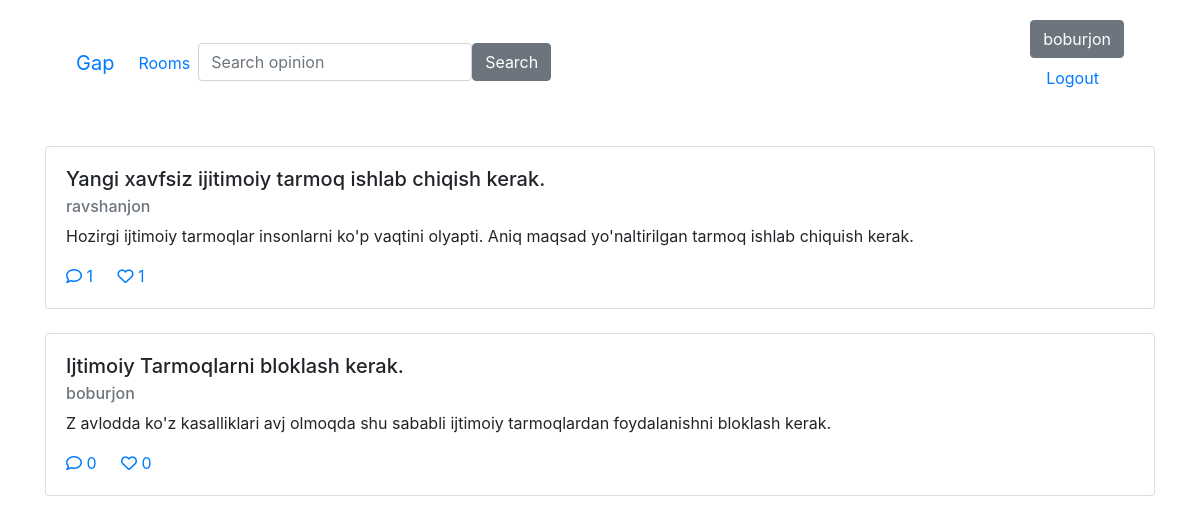
Screenshot of /gap/room/1 (signed in) with the database file from the repository.
### apps/gap/models.py (models this page shows, shortened)
class Opinion(AbstractModel):
    room = ForeignKey(Room, CASCADE, 'opinions')
    title = CharField(max_length=256)
    body = TextField()
    author = ForeignKey(User, CASCADE, 'opinions')
    @property
    def like_count(self):
        return self.opinionlike_set.count()

### apps/gap/views.py (the view)
# urls.py: path('room/<pk>', RoomDetailView.as_view(), name='room'),
class RoomDetailView(View):
    def get(self, request, pk):
        room = Room.objects.get(pk=pk)
        opinions = sorted(Opinion.objects.filter(room=room), key=lambda o: o.like_count, reverse=True)
        context = {
            "room": room,
            "opinions": opinions
        }
        return render(request, "gap/opinoins.html", context=context)

### apps/gap/templatetags/check_opinion_like.py (called while the page is built)
def check_like(opnion, user):
    return OpinionLike.objects.filter(opinion=opnion, user=user).exists()

### apps/gap/templates/gap/opinoins.html
{% extends 'base.html' %}
{% load check_opinion_like %}
{% block body %}
    {% for opinion in opinions %}
        {% include 'gap/comment-cart.html' %}
    {% endfor %}
{% endblock %}

### templates/base.html (shortened to what this page needs)
<!doctype html>
<html lang="en">
<head>
    <link rel="stylesheet" href="https://cdn.jsdelivr.net/npm/bootstrap@4.0.0/dist/css/bootstrap.min.css"
>
</head>
<body>
<div class="container">
    <nav class="navbar navbar-expand-lg bg-body-tertiary mt-1">
        <div class="container-fluid">
            <a class="navbar-brand" href="{% url 'landing_page' %}">Gap</a>
            <div class="collapse navbar-collapse" id="navbarSupportedContent">
                <ul class="navbar-nav me-auto mb-2 mb-lg-0">
                    <li class="nav-item">
                        <a class="nav-link active" aria-current="page" href="{% url 'gap:rooms' %}">Rooms</a>
                    </li>
                    <li>
                        <form action="{% url 'gap:search-opinion' %}" method="get" class="d-flex ms-4">
                            <input type="text" class="form-control" name="q" value="{{ param }}"
                                   placeholder="Search opinion">
                            <button type="submit" class="btn btn-secondary">Search</button>
                        </form>
                    </li>
                </ul>
            </div>
            <div class="me-5 mt-2">
                <ul type="none" class="me-5">
                    {% if request.user.is_authenticated %}
                        <button class="btn btn-secondary">{{ request.user.username }}</button>
                        <a class="nav-item nav-link" href="{% url 'gap:logout-page' %}">Logout</a>
                    {% else %}
                        <a class="nav-item nav-link" href="{% url 'gap:login-page' %}">Login</a>
                    {% endif %}
                </ul>
            </div>
        </div>
    </nav>
    {% block body %}
    {% endblock %}
</div>
</body>
</html>

### apps/gap/templates/gap/comment-cart.html
{% load check_opinion_like %}
<div class="card my-4">
    <div class="card-body">
        <h5 class="card-title">{{ opinion.title }}.</h5>
        <h6 class="card-subtitle mb-2 text-muted">{{ opinion.author }}</h6>
        <p class="card-text">{{ opinion.body }}.</p>
        <a href="{% url 'gap:opinion' opinion.pk %}" class="card-link"><i class="fa-regular fa-comment"></i> {{ opinion.comments.count }} </a>
        <a href="{% url 'gap:opinion-like' opinion.pk %}" class="card-link">
            {% if request.user.is_authenticated %}
                {% if opinion|check_like:request.user %}
                    <i class="fa-solid fa-heart"></i>
                {% else %}
                    <i class="fa-regular fa-heart"></i>
                {% endif %}{{ opinion.like_count }}
            {% else %}
                <i class="fa-regular fa-heart"></i>
            {% endif %}
        </a>
    </div>
</div>

### rows the page displays
Opinion: title "Yangi xavfsiz ijitimoiy tarmoq ishlab chiqish kerak", author "ravshanjon", body "Hozirgi ijtimoiy tarmoqlar insonlarni ko'p vaqtini olyapti. Aniq maqsad yo'naltirilgan tarmoq ishlab chiquish kerak", comments.count "1", like_count "1"
Opinion: title "Ijtimoiy Tarmoqlarni bloklash kerak", author "boburjon", body "Z avlodda ko'z kasalliklari avj olmoqda shu sababli ijtimoiy tarmoqlardan foydalanishni bloklash kerak", comments.count "0", like_count "0"

### other values shown
{{ request.user.username }} "boburjon"
